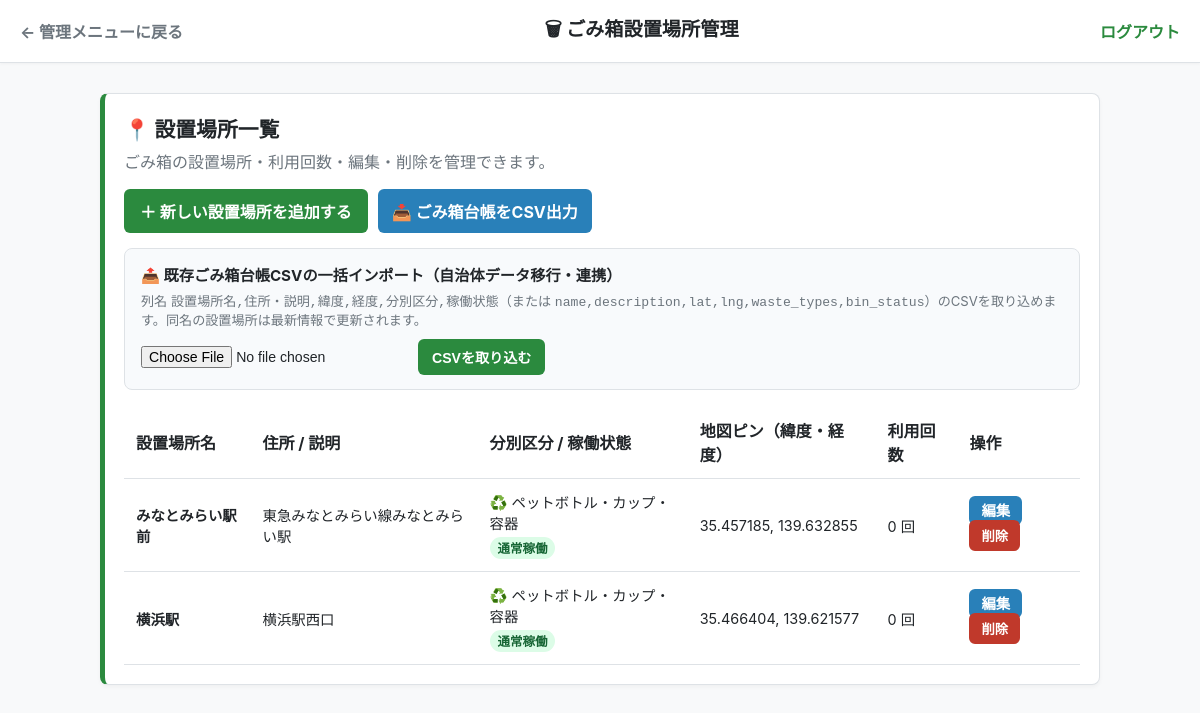
The app's page /admin/bins (signed in) with its own data.
### tables this page shows
CREATE TABLE trash_bins (
                id INTEGER PRIMARY KEY AUTOINCREMENT,
                name TEXT NOT NULL UNIQUE,
                description TEXT NOT NULL,
                lat REAL NOT NULL CHECK(lat >= -90 AND lat <= 90),
                lng REAL NOT NULL CHECK(lng >= -180 AND lng <= 180),
                created_at TEXT NOT NULL DEFAULT CURRENT_TIMESTAMP
            , waste_types TEXT NOT NULL DEFAULT 'ペットボトル・カップ・容器', bin_status TEXT NOT NULL DEFAULT 'active');

### app.py (the view)
@app.route('/admin/bins')
@admin_required
def admin_bins():
    conn = get_db()
    try:
        bins = conn.execute('''
            SELECT b.*,
                   (SELECT COUNT(*) FROM activity_history a
                    WHERE a.type = 'trash_bin' AND a.title = b.name) AS usage_count
            FROM trash_bins b
            ORDER BY b.name
        ''').fetchall()
    finally:
        conn.close()
    return render_template('admin_bins.html', bins=bins)

### app.py (called while the page is built, shortened)
def get_db():
    conn = sqlite3.connect(DATABASE)
    conn.row_factory = sqlite3.Row
    conn.execute("PRAGMA foreign_keys = ON")
    return conn

def admin_required(func):
    @wraps(func)
    def wrapper(*args, **kwargs):
        user_id = session.get('user_id')
        if session.get('role') != 'admin' or not user_id:
            return redirect(url_for('login'))
        conn = get_db()
        try:
            user = conn.execute(
                'SELECT role FROM users WHERE id = ?', (user_id,)
            ).fetchone()
        finally:
            conn.close()
        if not user or user['role'] != 'admin':
            session.clear()
            return redirect(url_for('login'))
        return func(*args, **kwargs)
    return wrapper

def _detect_view_mode():
    ua = (request.headers.get('User-Agent') or '').lower()
    if any(token in ua for token in ('mobile', 'android', 'iphone', 'ipod', 'iemobile')):
        return 'mobile'
    return 'pc'

@app.context_processor
def inject_csrf_token():
    if 'csrf_token' not in session:
        session['csrf_token'] = secrets.token_urlsafe(32)
    unread_notifications = 0
    effective_view = _detect_view_mode()
    return {
        'csrf_token': session['csrf_token'],
        'unread_notifications': unread_notifications,
        'view_mode': effective_view,
        'region_profile': get_region_profile(),
    }

### templates/admin_bins.html (shortened to what this page needs)
<!DOCTYPE html>
<html lang="ja">
<head>
</head>
<body>
    <nav>
        <div style="display:flex; justify-content:space-between; align-items:center;">
            <a href="{{ url_for('admin_dashboard') }}">← 管理メニューに戻る</a>
            <span style="font-weight:800; font-size:1.2rem;">🗑 ごみ箱設置場所管理</span>
            <a href="{{ url_for('logout') }}" style="color:var(--primary-green); font-weight:700;">ログアウト</a>
        </div>
    </nav>
    <div class="container">
        <div class="hover-card" style="border-left:5px solid var(--primary-green);">
            <h2 style="font-size:1.3rem; font-weight:800; margin:0;">
                <span class="card-icon">📍</span> 設置場所一覧
            </h2>
            <p class="muted" style="margin-top:6px;">
                ごみ箱の設置場所・利用回数・編集・削除を管理できます。
            </p>
            <div style="display:flex; flex-wrap:wrap; gap:10px; align-items:center; margin-bottom:15px;">
                <a href="{{ url_for('add_bin') }}" class="btn-add" style="display:inline-block; text-decoration:none; margin-bottom:0;">＋ 新しい設置場所を追加する</a>
                <a href="{{ url_for('admin_export_bins_csv') }}" class="btn-edit" style="display:inline-block; text-decoration:none; padding:10px 14px;">📥 ごみ箱台帳をCSV出力</a>
            </div>
            <div style="padding:14px 16px; margin-bottom:16px; background:#f8fafc; border:1px solid var(--border-gray); border-radius:8px;">
                <strong style="display:block; font-size:0.95rem; margin-bottom:6px;">📤 既存ごみ箱台帳CSVの一括インポート（自治体データ移行・連携）</strong>
                <p class="muted" style="margin:0 0 10px; font-size:0.82rem;">
                    列名 <code>設置場所名,住所・説明,緯度,経度,分別区分,稼働状態</code>（または <code>name,description,lat,lng,waste_types,bin_status</code>）のCSVを取り込めます。同名の設置場所は最新情報で更新されます。
                </p>
                <form action="{{ url_for('admin_import_bins_csv') }}" method="POST" enctype="multipart/form-data" style="display:flex; flex-wrap:wrap; gap:10px; align-items:center;">
                    <input type="file" name="csv_file" accept=".csv,text/csv" required style="font-size:0.88rem;">
                    <button type="submit" class="btn-add" style="margin-bottom:0; padding:8px 14px; font-size:0.88rem;">CSVを取り込む</button>
                </form>
            </div>
            <table>
                <thead>
                    <tr>
                        <th>設置場所名</th>
                        <th>住所 / 説明</th>
                        <th>分別区分 / 稼働状態</th>
                        <th>地図ピン（緯度・経度）</th>
                        <th>利用回数</th>
                        <th>操作</th>
                    </tr>
                </thead>
                <tbody>
                    {% set bin_status_labels = {'active': '通常稼働', 'full_reported': '満杯報告あり', 'maintenance': '点検・回収中'} %}
                    {% for bin in bins %}
                    <tr>
                        <td><strong>{{ bin.name }}</strong></td>
                        <td>{{ bin.description }}</td>
                        <td>
                            <div>♻️ {{ bin.waste_types or 'ペットボトル・カップ・容器' }}</div>
                            <span style="display:inline-block; margin-top:4px; padding:2px 8px; border-radius:999px; font-size:0.78rem; font-weight:700; {% if bin.bin_status == 'full_reported' %}background:#fee2e2; color:#991b1b;{% elif bin.bin_status == 'maintenance' %}background:#fef3c7; color:#92400e;{% else %}background:#dcfce7; color:#166534;{% endif %}">
                                {{ bin_status_labels.get(bin.bin_status, '通常稼働') }}
                            </span>
                        </td>
                        <td>{{ "%.6f"|format(bin.lat) }}, {{ "%.6f"|format(bin.lng) }}</td>
                        <td>{{ bin.usage_count }} 回</td>
                        <td>
                            <a href="{{ url_for('edit_bin', bin_id=bin.id) }}" class="btn-edit" style="text-decoration:none;">編集</a>
                            <form action="{{ url_for('delete_bin', bin_id=bin.id) }}" method="POST" style="display:inline;" onsubmit="return confirm('削除しますか？');">
                                <button type="submit" class="btn-delete">削除</button>
                            </form>
                        </td>
                    </tr>
                    {% else %}
                    <tr>
                        <td colspan="6" class="muted">ごみ箱の設置場所は未登録です。</td>
                    </tr>
                    {% endfor %}
                </tbody>
            </table>
        </div>
    </div>
</body>
</html>

### templates/admin_bins.html (style rules this page uses)
:root { --primary-green: #2b8a3e; --primary-light: #f4fbf6; --bg-gray: #f8f9fa; --border-gray: #dee2e6; --text-dark: #212529; --text-muted: #6c757d; --danger-red: #c0392b; --info-blue: #2980b9; }
body { font-family: -apple-system, BlinkMacSystemFont, "Segoe UI", Roboto, "Helvetica Neue", Arial, sans-serif; background-color: var(--bg-gray); color: var(--text-dark); margin: 0; padding: 0; }
nav { background: #ffffff; border-bottom: 1px solid var(--border-gray); padding: 14px 20px; box-shadow: 0 1px 3px rgba(0,0,0,0.04); }
nav a { text-decoration: none; color: var(--text-muted); font-weight: 700; }
.container { max-width: 1000px; margin: 0 auto; padding: 30px 20px; }
.hover-card { background: #ffffff; border: 1px solid var(--border-gray); border-radius: 8px; padding: 19px; margin-bottom: 20px; box-shadow: 0 2px 4px rgba(0,0,0,0.04); transition: transform 0.2s ease-out, box-shadow 0.2s ease-out, background-color 0.2s ease-out; overflow-x: auto; }
.card-icon { transition: transform 0.2s ease-out; }
table { width: 100%; min-width: 680px; border-collapse: collapse; margin-top: 15px; }
th, td { padding: 12px; border-bottom: 1px solid var(--border-gray); text-align: left; }
th { background-color: #ffffff; font-weight: 700; color: var(--text-dark); }
td { background-color: #ffffff; font-size: 0.9rem; }
.muted { color: var(--text-muted); }
.btn-add { background-color: var(--primary-green); color: #fff; padding: 10px 16px; border-radius: 6px; border: none; font-weight: 700; cursor: pointer; margin-bottom: 15px; }
.btn-edit { background-color: var(--info-blue); color: #fff; padding: 6px 12px; border-radius: 6px; border: none; font-weight: 700; cursor: pointer; }
.btn-delete { background-color: var(--danger-red); color: #fff; padding: 6px 12px; border-radius: 6px; border: none; font-weight: 700; cursor: pointer; }

### records on screen
trash_bins: name "みなとみらい駅前", description "東急みなとみらい線みなとみらい駅", waste_types "ペットボトル・カップ・容器", get "通常稼働", lat "35.457185", lng "139.632855", usage_count "0"
trash_bins: name "横浜駅", description "横浜駅西口", waste_types "ペットボトル・カップ・容器", get "通常稼働", lat "35.466404", lng "139.621577", usage_count "0"
